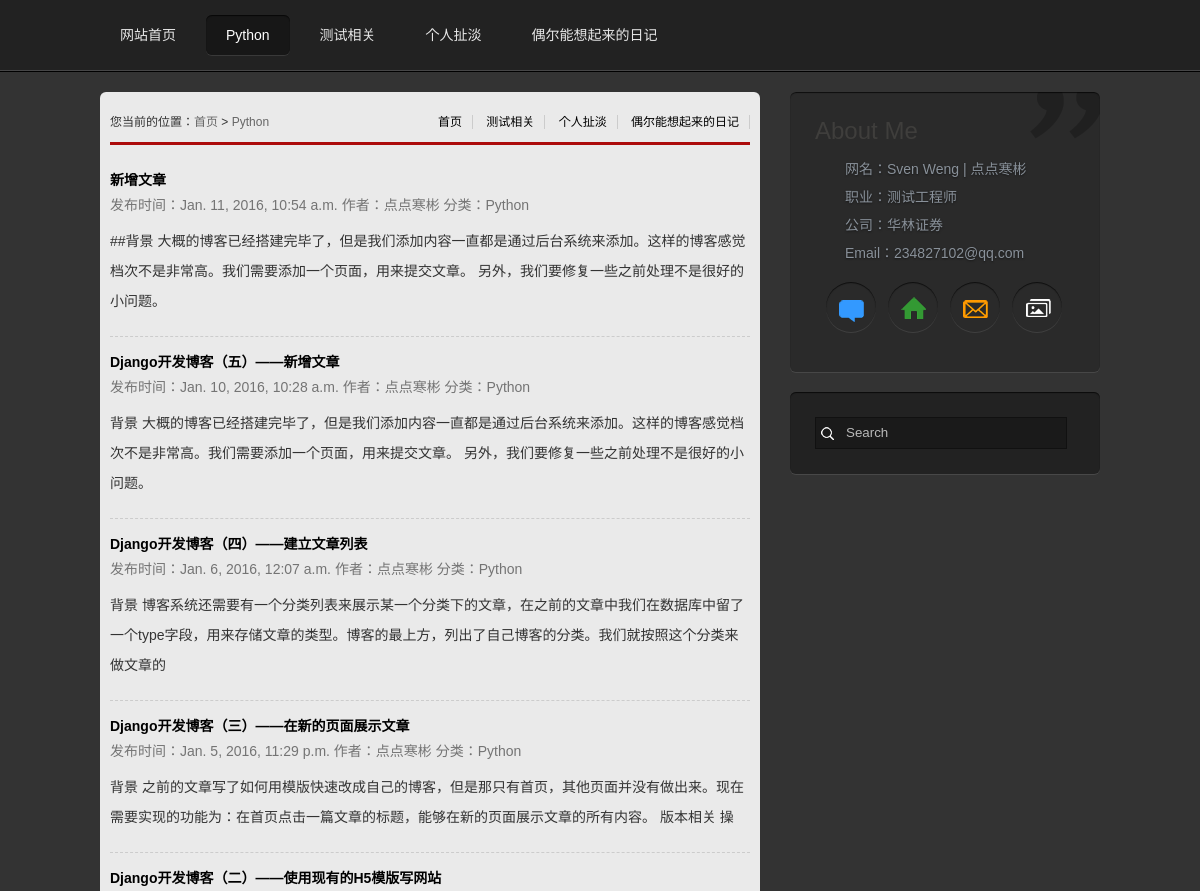
/grzx/Python/ (upper part), run on an earlier commit of the app's database.
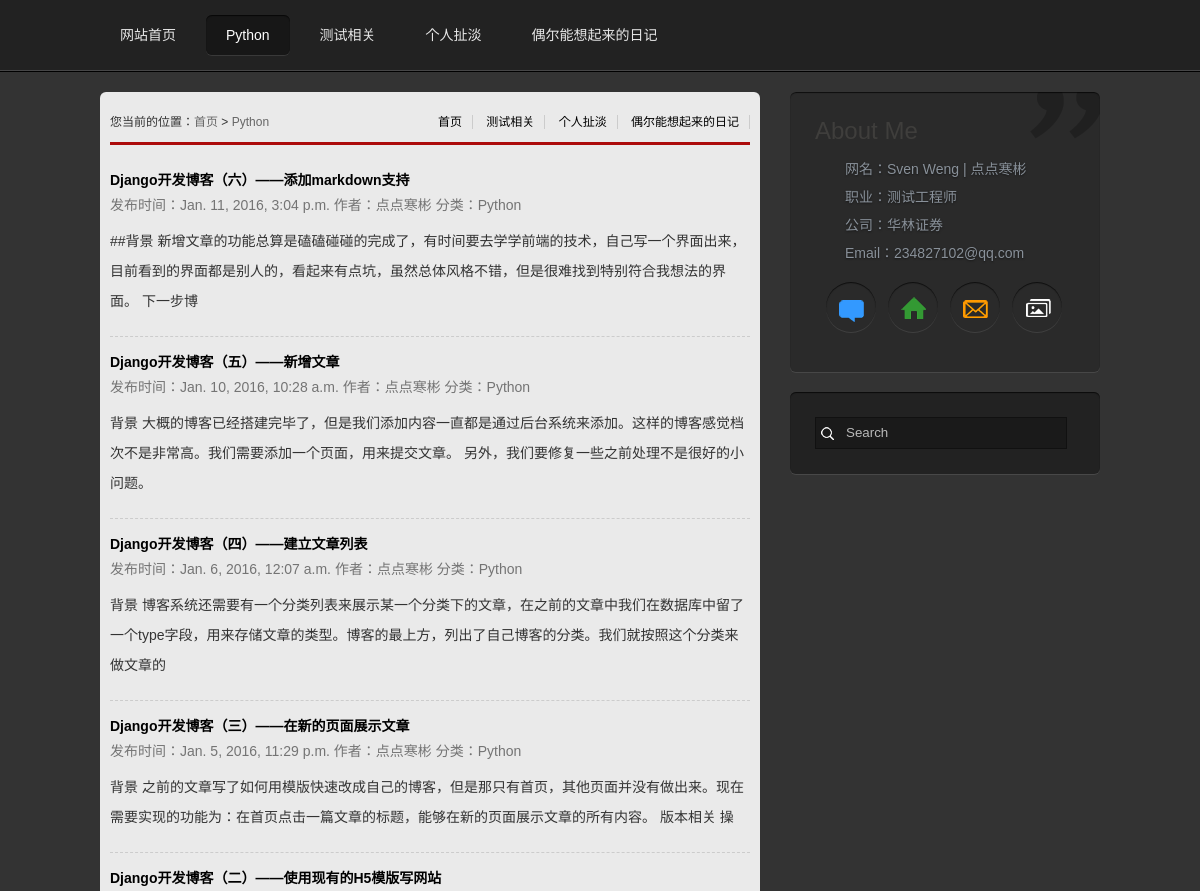
And on a later commit of the database.
### grzx/models.py (models this page shows)
class BlogBody(models.Model):
    blog_title = models.CharField(max_length=50)
    blog_body = models.TextField()
    blog_type = models.CharField(max_length=50)
    blog_timestamp = models.DateTimeField()
    blog_imgurl = models.CharField(max_length=50, blank=True, null=True)
    blog_author = models.CharField(max_length=20, null=True)
    blog_ismarkdown = models.CharField(max_length=1, null=True)
    blog_like = models.IntegerField(null=True)
    blog_clicknum = models.IntegerField(null=True)

### grzx/views.py (the view)
def python(request):
    python_blog = BlogBody.objects.filter(blog_type='Python')[::-1]
    return render(request, 'python_list.html', {'python_blog': python_blog})

### grzx/templates/python_list.html (shortened to what this page needs)
{% extends "base.html" %}
{% block bodycontent %}
<div id="mainbody">
  <div class="blogs">
    <div class="newlist">
  <h2><span>
      <a href="/">首页</a>
      <a href="/grzx/abouttest/">测试相关</a>
      <a href="/grzx/mytalk/">个人扯淡</a>
      <a href="/grzx/diary/">偶尔能想起来的日记</a>
</span>您当前的位置：<a href="/">首页</a>&nbsp;>&nbsp;<a href="/grzx/python/">Python</a></h2>
<ul>
    {% for x in python_blog %}
        <p class="ptit"><b><a href="{% url 'article' x.id %}"> {{ x.blog_title }}</a></b></p>
        <p class="ptime">发布时间：{{ x.blog_timestamp }} 作者：{{ x.blog_author }}  分类：{{ x.blog_type }} </p>
        <div class="pcon">{{ x.blog_body | slice:':100'}}</div>
        <div class="line"></div>
    {% endfor %}
</ul>
</div>
    <aside>
        <div class="card" style="width: 280px;position: fixed;z-index: 1;">
            <h1>About Me</h1>
            <p>网名：Sven Weng | 点点寒彬</p>
            <p>职业：测试工程师</p>
            <p>公司：华林证券</p>
            <p>Email：234827102@qq.com</p>
          <ul class="linkmore">
            <li><a href="/grzx/add_article" class="talk" title="给我留言"></a></li>
            <li><a href="/" class="address" title="联系地址"></a></li>
            <li><a href="/" class="email" title="给我写信"></a></li>
            <li><a href="/" class="photos" title="生活照片"></a></li>
          </ul>
        </div>
      <div class="search" style="position: relative;top: 300px;">
        <form class="searchform" method="get" action="#">
          <input type="text" name="s" value="Search" onfocus="this.value=''" onblur="this.value='Search'">
        </form>
      </div>
    </aside>
  </div>
</div>
{% endblock bodycontent %}

What changed in the data, as far as the page shows it:
removed BlogBody: blog_title "新增文章", blog_timestamp "Jan. 11, 2016, 10:54 a.m.", blog_author "点点寒彬", blog_type "Python", blog_body "##背景 大概的博客已经搭建完毕了，但是我们添加内容一直都是通过后台系统来添加。这样的博客感觉档次不是非常高。我们需要添加一个页面，用来提交文章。 另外，我们要修复一些之前处理不是很好的小问题。"
added BlogBody: blog_title "Django开发博客（六）——添加markdown支持", blog_timestamp "Jan. 11, 2016, 3:04 p.m.", blog_author "点点寒彬", blog_type "Python", blog_body "##背景 新增文章的功能总算是磕磕碰碰的完成了，有时间要去学学前端的技术，自己写一个界面出来，目前看到的界面都是别人的，看起来有点坑，虽然总体风格不错，但是很难找到特别符合我想法的界面。 下一步博"
